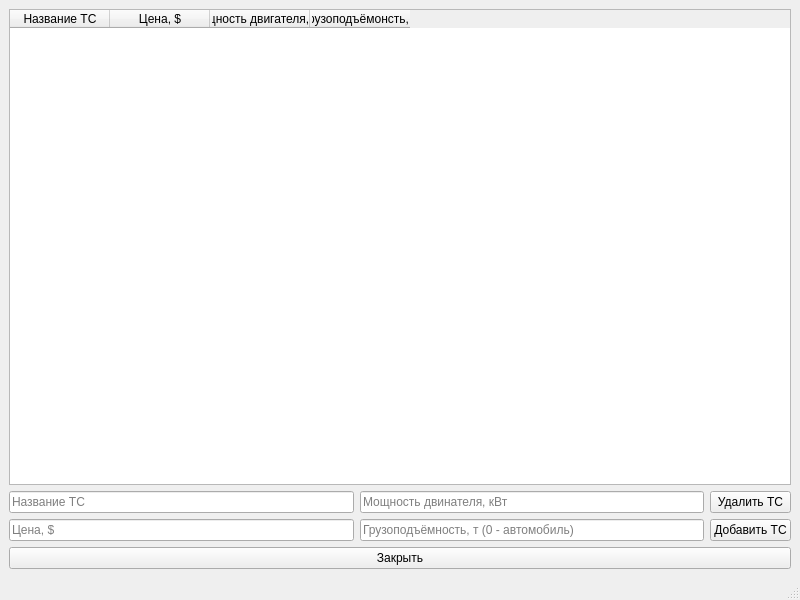
<?xml version="1.0" encoding="UTF-8"?>
<ui version="4.0">
 <class>MainWindow</class>
 <widget class="QMainWindow" name="MainWindow">
  <property name="geometry">
   <rect>
    <x>0</x>
    <y>0</y>
    <width>800</width>
    <height>600</height>
   </rect>
  </property>
  <property name="windowTitle">
   <string>Список ТС</string>
  </property>
  <widget class="QWidget" name="centralwidget">
   <layout class="QVBoxLayout" name="verticalLayout_4">
    <item>
     <widget class="QTableWidget" name="tableWidget">
      <property name="columnCount">
       <number>4</number>
      </property>
      <column>
       <property name="text">
        <string>Название ТС</string>
       </property>
      </column>
      <column>
       <property name="text">
        <string>Цена, $</string>
       </property>
      </column>
      <column>
       <property name="text">
        <string>Мощность двигателя, кВт</string>
       </property>
      </column>
      <column>
       <property name="text">
        <string>Грузоподъёмонсть, т</string>
       </property>
      </column>
     </widget>
    </item>
    <item>
     <layout class="QHBoxLayout" name="horizontalLayout">
      <item>
       <layout class="QVBoxLayout" name="verticalLayout_3">
        <item>
         <widget class="QLineEdit" name="lineEdit">
          <property name="placeholderText">
           <string>Название ТС</string>
          </property>
         </widget>
        </item>
        <item>
         <widget class="QLineEdit" name="lineEdit_2">
          <property name="placeholderText">
           <string>Цена, $</string>
          </property>
         </widget>
        </item>
       </layout>
      </item>
      <item>
       <layout class="QVBoxLayout" name="verticalLayout_2">
        <item>
         <widget class="QLineEdit" name="lineEdit_3">
          <property name="font">
           <font>
            <pointsize>9</pointsize>
           </font>
          </property>
          <property name="placeholderText">
           <string>Мощность двинателя, кВт</string>
          </property>
         </widget>
        </item>
        <item>
         <widget class="QLineEdit" name="lineEdit_4">
          <property name="text">
           <string/>
          </property>
          <property name="placeholderText">
           <string>Грузоподъёмность, т (0 - автомобиль)</string>
          </property>
         </widget>
        </item>
       </layout>
      </item>
      <item>
       <layout class="QVBoxLayout" name="verticalLayout">
        <item>
         <widget class="QPushButton" name="pushButton_3">
          <property name="font">
           <font>
            <pointsize>9</pointsize>
           </font>
          </property>
          <property name="text">
           <string>Удалить ТС</string>
          </property>
         </widget>
        </item>
        <item>
         <widget class="QPushButton" name="pushButton">
          <property name="font">
           <font>
            <pointsize>9</pointsize>
           </font>
          </property>
          <property name="text">
           <string>Добавить ТС</string>
          </property>
         </widget>
        </item>
       </layout>
      </item>
     </layout>
    </item>
    <item>
     <widget class="QPushButton" name="pushButton_2">
      <property name="font">
       <font>
        <pointsize>9</pointsize>
       </font>
      </property>
      <property name="text">
       <string>Закрыть</string>
      </property>
     </widget>
    </item>
   </layout>
  </widget>
  <widget class="QMenuBar" name="menubar">
   <property name="geometry">
    <rect>
     <x>0</x>
     <y>0</y>
     <width>800</width>
     <height>25</height>
    </rect>
   </property>
  </widget>
  <widget class="QStatusBar" name="statusbar"/>
 </widget>
 <resources/>
 <connections>
  <connection>
   <sender>pushButton_2</sender>
   <signal>clicked()</signal>
   <receiver>MainWindow</receiver>
   <slot>close()</slot>
   <hints>
    <hint type="sourcelabel">
     <x>364</x>
     <y>551</y>
    </hint>
    <hint type="destinationlabel">
     <x>475</x>
     <y>674</y>
    </hint>
   </hints>
  </connection>
 </connections>
</ui>
